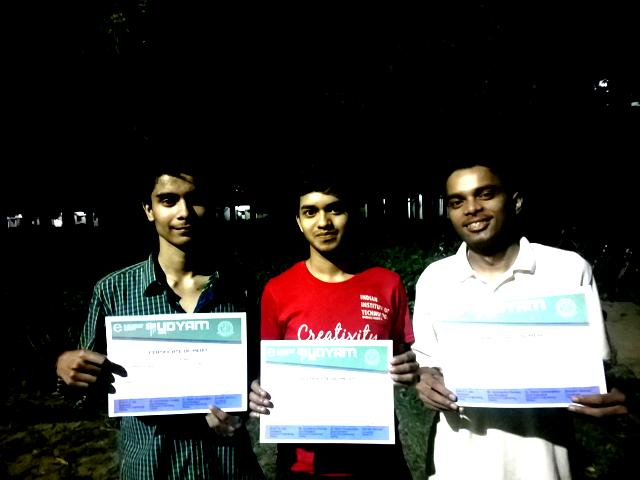
%> input picture Apna code/Ankit2.jpg, 640 x 480 px
$ octave border.m   (GNU Octave 9; MATLAB toolbox functions it lacks are replaced by stand-ins)
%> lines starting %> are read from the running program, lines starting %| are printed output that depends on the picture
ix = imread('Ankit2.jpg');
%> ix is the input picture: size 480x640x3 uint8; mean R, G, B 62.7, 59.5, 57.9
ix = imresize(ix,[1024 576]);
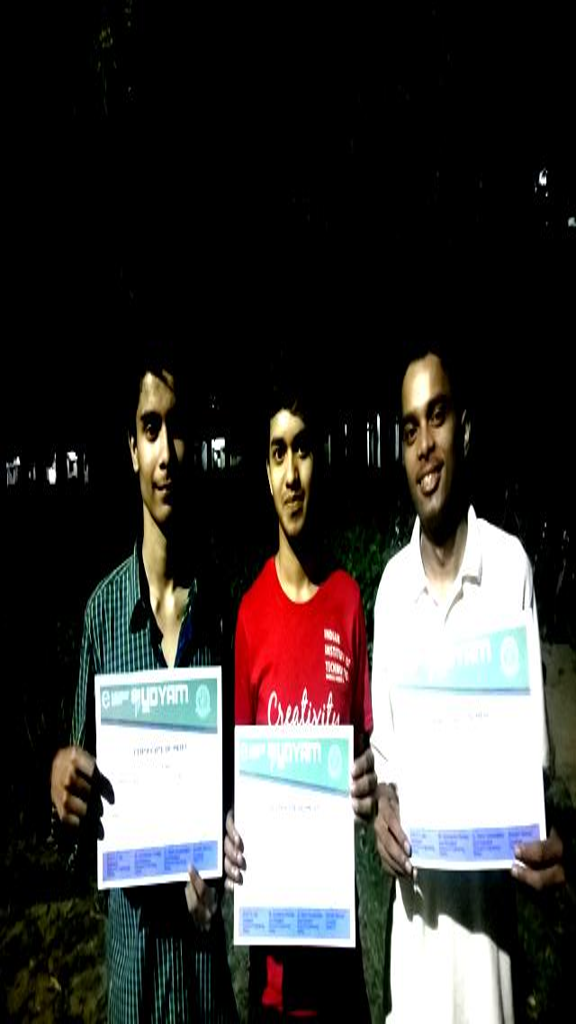
%> ix: size 1024x576x3 uint8; mean R, G, B 62.7, 59.5, 57.9
bod1 = imread('2.jpg');
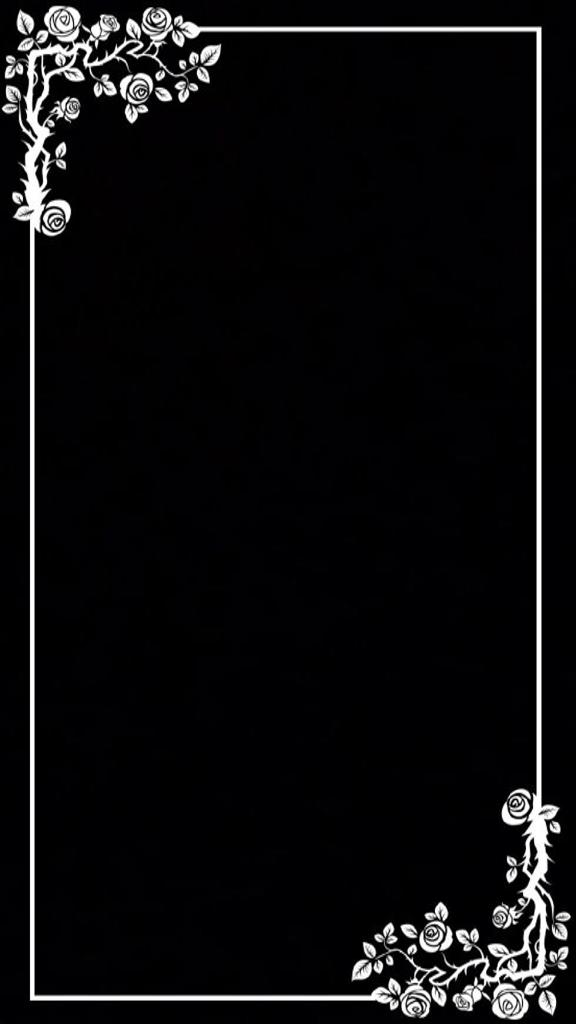
%> input picture Apna code/2.jpg, 576 x 1024 px
%> bod1 is the input picture: size 1024x576x3 uint8; mean R, G, B 14.1, 14.1, 15.3
bod2 = imread('3.jpg');
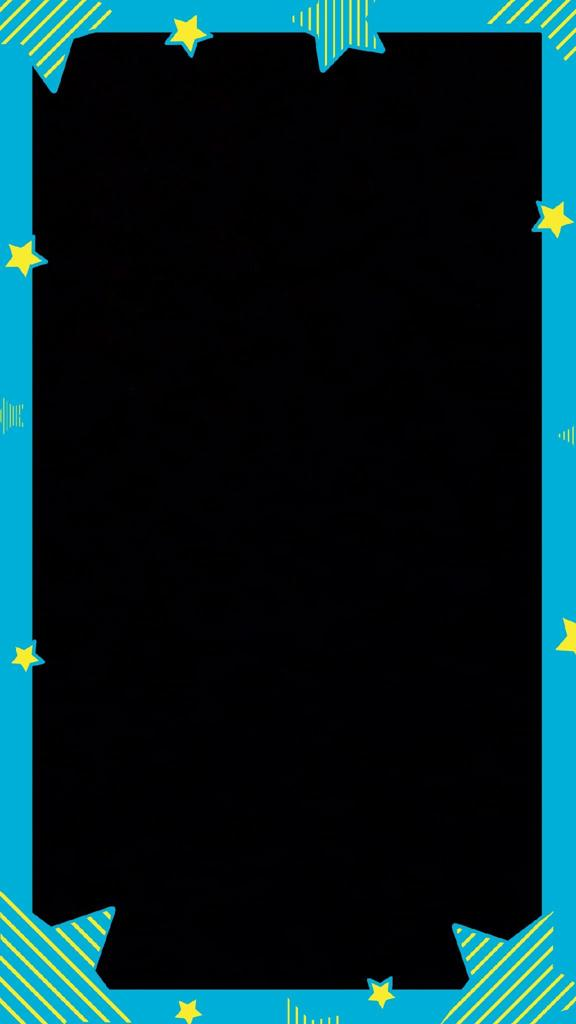
%> input picture Apna code/3.jpg, 576 x 1024 px
%> bod2 is the input picture: size 1024x576x3 uint8; mean R, G, B 6.1, 36.3, 40.9
bod3 = imread('4.jpg');
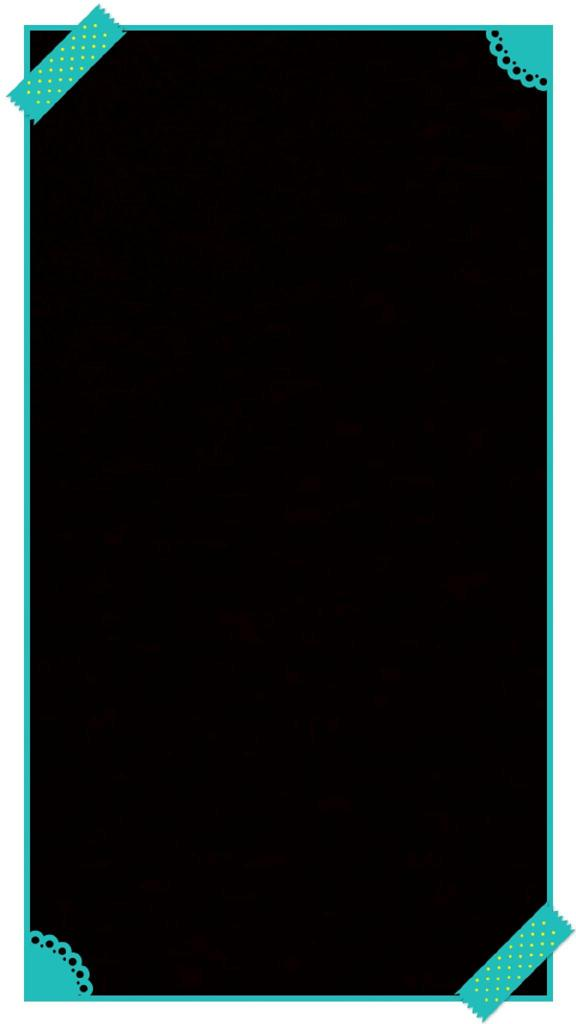
%> input picture Apna code/4.jpg, 576 x 1024 px
%> bod3 is the input picture: size 1024x576x3 uint8; mean R, G, B 36.1, 41.5, 40.9
bod4 = imread('5.jpg');
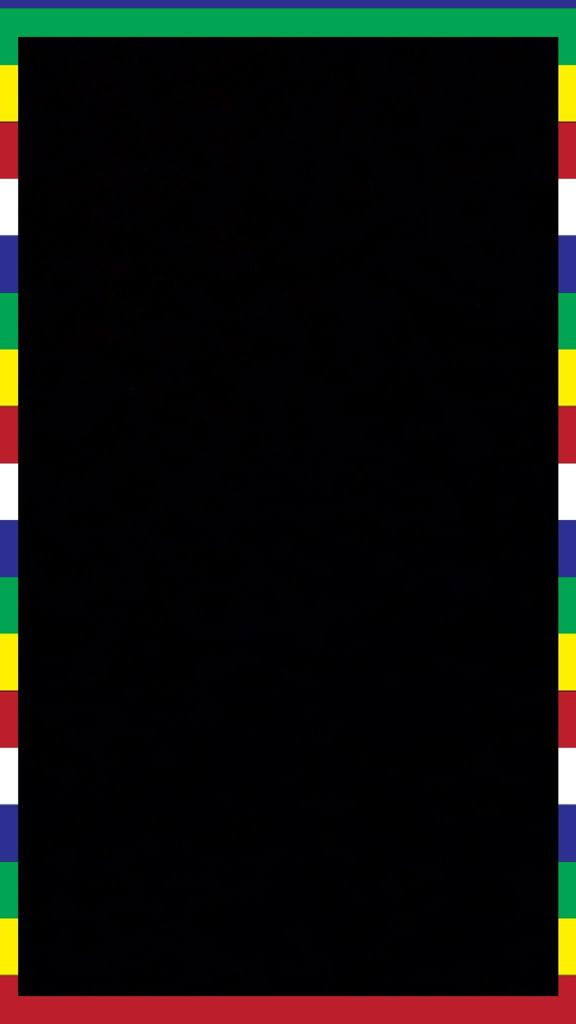
%> input picture Apna code/5.jpg, 576 x 1024 px
%> bod4 is the input picture: size 1024x576x3 uint8; mean R, G, B 14.9, 15, 12
bod5 = imread('6.jpg');
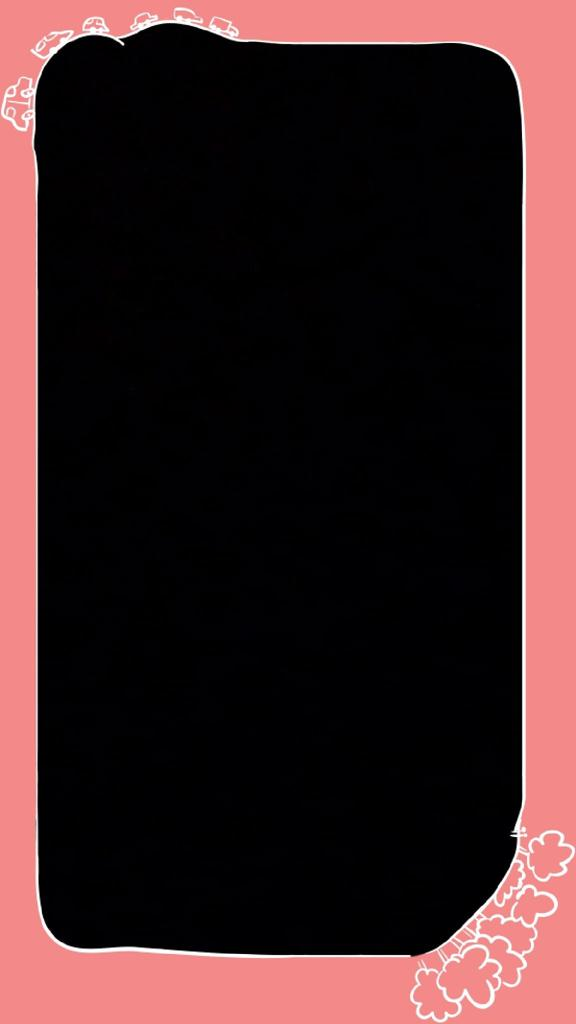
%> input picture Apna code/6.jpg, 576 x 1024 px
%> bod5 is the input picture: size 1024x576x3 uint8; mean R, G, B 63.7, 38.4, 39.4
%> (the run ends here)
